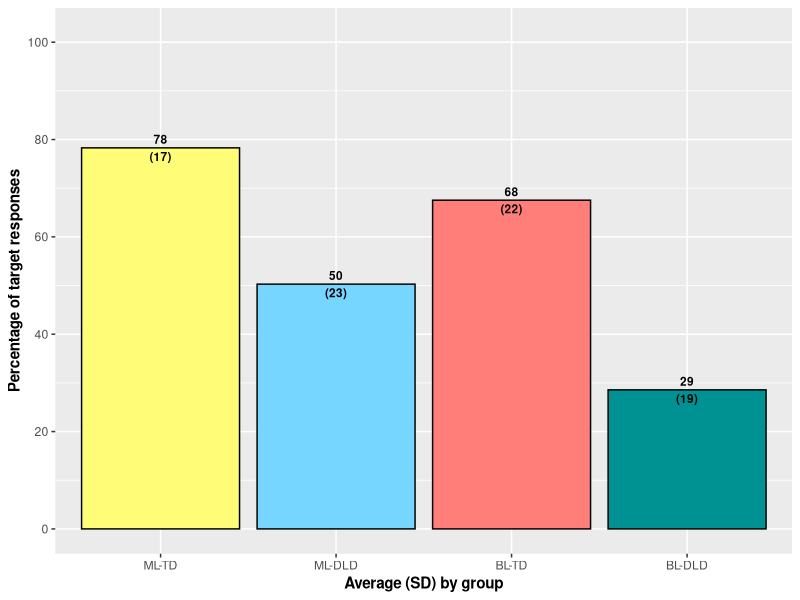
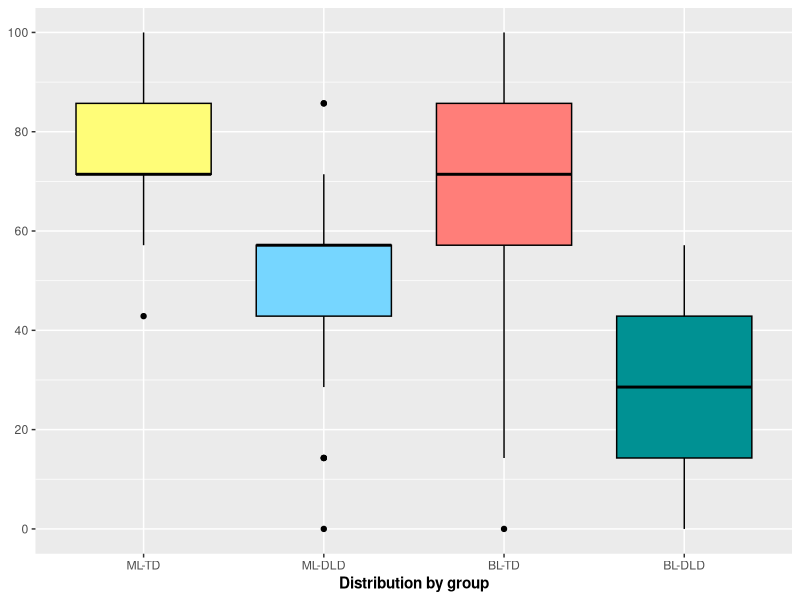
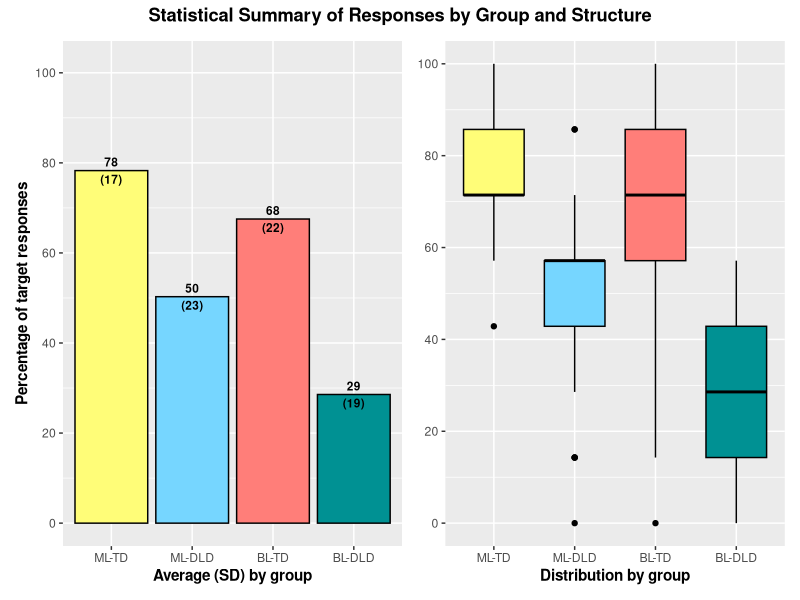
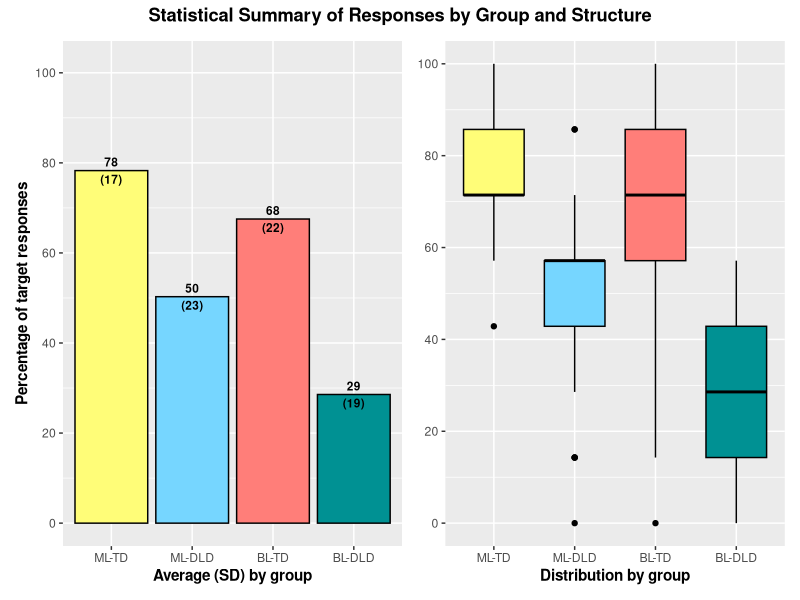

Reproduce these figures in R, in order.
library(tidyverse)
library(here)
library(patchwork)


# Load data
Data <- read_csv(here("CSV Files", "Aggregated Long Data.csv")) %>% 
  drop_na(Structure) %>% 
  filter(Structure == "Verbal Agreement")
Data$Group <- factor(Data$Group, levels = c("ML-TD", "ML-DLD", "BL-TD", "BL-DLD"))


# Prepare averages by structures
## Bar graph by individual
Bar_Graph_Data <- Data %>% 
  group_by(Code, Group, Structure) %>%
  summarize(Total_Accuracy = sum(Accuracy, na.rm = TRUE),
            Total_Responses = sum(!is.na(Accuracy)),
            Ratio = Total_Accuracy/Total_Responses) %>% 
  mutate(Ratio = (Ratio*100)) %>% 
  group_by(Group, Structure) %>%
  summarise(Average = mean(Ratio, na.rm = TRUE), 
            SD = sd(Ratio, na.rm = TRUE), 
            .groups = "drop")

Bar_Graph_Data$Structure <- factor(Bar_Graph_Data$Structure, levels = c("Verbal Agreement", "Subjunctive"))


## Boxplot by participant
Boxplot_Data <- Data %>% 
  group_by(Code, Group, Structure) %>%
  summarize(Total_Accuracy = sum(Accuracy, na.rm = TRUE),
            Total_Responses = sum(!is.na(Accuracy)),
            Ratio = Total_Accuracy/Total_Responses) %>% 
  mutate(Ratio = (Ratio*100))

Boxplot_Data$Structure <- factor(Boxplot_Data$Structure, levels = c("Verbal Agreement", "Subjunctive"))


# Generate bar graph
Bar_Graph <- Bar_Graph_Data %>% 
  ggplot(aes(x = Group, y = Average, fill = Group)) + 
  geom_bar(position = "dodge", color = "black", stat = "identity") +
  scale_fill_manual(values = c("#FFFD78", "#76D6FF", "#FF7E79", "#009193")) +
  scale_y_continuous(breaks = seq(0, 100, 20), limits = c(0, 102)) +
  geom_text(aes(label = paste0(round(Average), "\n(", round(SD), ")")),
            position = position_dodge(width = .9),
            vjust = 0.5,
            size = 3,
            fontface = "bold") +
  labs(x = "Average (SD) by group", y = "Percentage of target responses", fill = "Group") +
  theme(axis.title = element_text(face = "bold"),
        plot.title = element_text(hjust = 0.5, face = "bold"),
        legend.position = "none",
        strip.text = element_text(face = "bold"),
        strip.text.x = element_text(face = "bold"))

Bar_Graph


# Generate boxplot
Boxplot <- Boxplot_Data %>% 
  ggplot(aes(x = Group, y = Ratio, fill = Group)) +
  geom_boxplot(color = "black") +
  scale_fill_manual(values = c("#FFFD78", "#76D6FF", "#FF7E79", "#009193")) +
  scale_y_continuous(breaks = seq(0, 100, 20), limits = c(0, 100)) +
  labs(x = "Distribution by group") +
  guides(fill = "none") +
  theme(
    axis.title = element_text(face = "bold"),
    plot.title = element_text(hjust = 0.5, face = "bold"),
    legend.title = element_text(face = "bold"),
    strip.text = element_text(face = "bold"),
    strip.text.x = element_text(face = "bold"),
    axis.title.y = element_blank())


Boxplot


# Join plots
Group_Plot <- (Bar_Graph + Boxplot) + 
  plot_annotation(title = "Statistical Summary of Responses by Group and Structure") & 
  theme(plot.title = element_text(face = "bold", hjust = 0.5))

Group_Plot

ggsave(filename = here("JCL Verbal Manuscript", "Graphs", "JCL Verbal Figure 1.pdf"),
       plot = Group_Plot,
       device = "pdf",
       width = 6.5,
       height = 3,
       units = "in")

